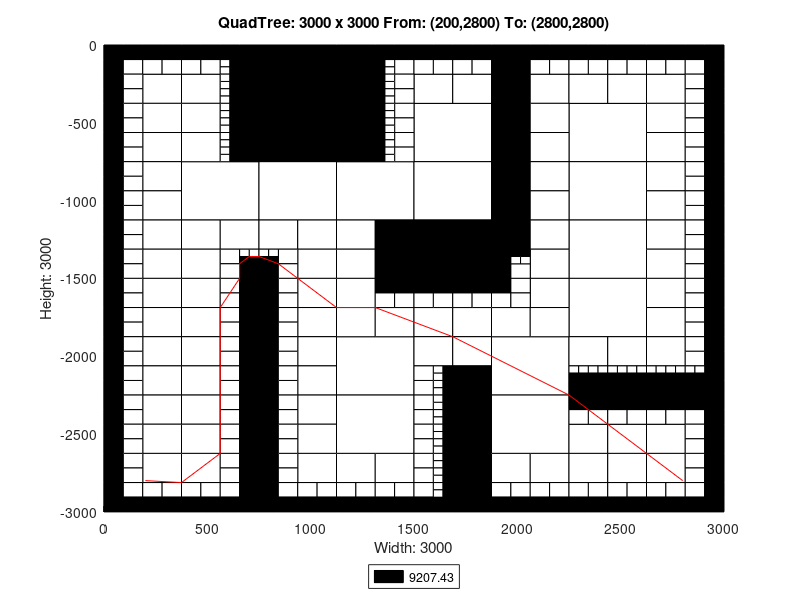

Source code (MATLAB):
axis([0 3000 -3000 0]);
title('QuadTree: 3000 x 3000 From: (200,2800) To: (2800,2800)');
xlabel('Width: 3000');
ylabel('Height: 3000');
rectangle('Position',[750 -375 375 375], 'FaceColor',[0 0 0]);
rectangle('Position',[750 -750 375 375], 'FaceColor',[0 0 0]);
rectangle('Position',[375 -1125 375 375], 'FaceColor',[1 1 1]);
rectangle('Position',[750 -1125 375 375], 'FaceColor',[1 1 1]);
rectangle('Position',[1125 -1125 375 375], 'FaceColor',[1 1 1]);
rectangle('Position',[1500 -750 375 375], 'FaceColor',[1 1 1]);
rectangle('Position',[2250 -750 375 375], 'FaceColor',[1 1 1]);
rectangle('Position',[1500 -1125 375 375], 'FaceColor',[1 1 1]);
rectangle('Position',[1500 -1500 375 375], 'FaceColor',[0 0 0]);
rectangle('Position',[2250 -1125 375 375], 'FaceColor',[1 1 1]);
rectangle('Position',[2250 -1500 375 375], 'FaceColor',[1 1 1]);
rectangle('Position',[1125 -2250 375 375], 'FaceColor',[1 1 1]);
rectangle('Position',[1125 -2625 375 375], 'FaceColor',[1 1 1]);
rectangle('Position',[1875 -2250 375 375], 'FaceColor',[1 1 1]);
rectangle('Position',[2250 -1875 375 375], 'FaceColor',[1 1 1]);
rectangle('Position',[1875 -2625 375 375], 'FaceColor',[1 1 1]);
rectangle('Position',[187.5 -375 187.5 187.5], 'FaceColor',[1 1 1]);
rectangle('Position',[375 -375 187.5 187.5], 'FaceColor',[1 1 1]);
rectangle('Position',[187.5 -562.5 187.5 187.5], 'FaceColor',[1 1 1]);
rectangle('Position',[187.5 -750 187.5 187.5], 'FaceColor',[1 1 1]);
rectangle('Position',[375 -562.5 187.5 187.5], 'FaceColor',[1 1 1]);
rectangle('Position',[375 -750 187.5 187.5], 'FaceColor',[1 1 1]);
rectangle('Position',[1125 -187.5 187.5 187.5], 'FaceColor',[0 0 0]);
rectangle('Position',[1125 -375 187.5 187.5], 'FaceColor',[0 0 0]);
rectangle('Position',[1125 -562.5 187.5 187.5], 'FaceColor',[0 0 0]);
rectangle('Position',[1125 -750 187.5 187.5], 'FaceColor',[0 0 0]);
rectangle('Position',[187.5 -937.5 187.5 187.5], 'FaceColor',[1 1 1]);
rectangle('Position',[187.5 -1125 187.5 187.5], 'FaceColor',[1 1 1]);
rectangle('Position',[187.5 -1312.5 187.5 187.5], 'FaceColor',[1 1 1]);
rectangle('Position',[187.5 -1500 187.5 187.5], 'FaceColor',[1 1 1]);
rectangle('Position',[375 -1312.5 187.5 187.5], 'FaceColor',[1 1 1]);
rectangle('Position',[562.5 -1312.5 187.5 187.5], 'FaceColor',[1 1 1]);
rectangle('Position',[375 -1500 187.5 187.5], 'FaceColor',[1 1 1]);
rectangle('Position',[750 -1312.5 187.5 187.5], 'FaceColor',[1 1 1]);
rectangle('Position',[937.5 -1312.5 187.5 187.5], 'FaceColor',[1 1 1]);
rectangle('Position',[937.5 -1500 187.5 187.5], 'FaceColor',[1 1 1]);
rectangle('Position',[1125 -1312.5 187.5 187.5], 'FaceColor',[1 1 1]);
rectangle('Position',[1312.5 -1312.5 187.5 187.5], 'FaceColor',[0 0 0]);
rectangle('Position',[1125 -1500 187.5 187.5], 'FaceColor',[1 1 1]);
rectangle('Position',[1312.5 -1500 187.5 187.5], 'FaceColor',[0 0 0]);
rectangle('Position',[1500 -375 187.5 187.5], 'FaceColor',[1 1 1]);
rectangle('Position',[1687.5 -375 187.5 187.5], 'FaceColor',[1 1 1]);
rectangle('Position',[1875 -187.5 187.5 187.5], 'FaceColor',[0 0 0]);
rectangle('Position',[1875 -375 187.5 187.5], 'FaceColor',[0 0 0]);
rectangle('Position',[2062.5 -375 187.5 187.5], 'FaceColor',[1 1 1]);
rectangle('Position',[1875 -562.5 187.5 187.5], 'FaceColor',[0 0 0]);
rectangle('Position',[2062.5 -562.5 187.5 187.5], 'FaceColor',[1 1 1]);
rectangle('Position',[1875 -750 187.5 187.5], 'FaceColor',[0 0 0]);
rectangle('Position',[2062.5 -750 187.5 187.5], 'FaceColor',[1 1 1]);
rectangle('Position',[2250 -375 187.5 187.5], 'FaceColor',[1 1 1]);
rectangle('Position',[2437.5 -375 187.5 187.5], 'FaceColor',[1 1 1]);
rectangle('Position',[2625 -375 187.5 187.5], 'FaceColor',[1 1 1]);
rectangle('Position',[2625 -562.5 187.5 187.5], 'FaceColor',[1 1 1]);
rectangle('Position',[2625 -750 187.5 187.5], 'FaceColor',[1 1 1]);
rectangle('Position',[1875 -937.5 187.5 187.5], 'FaceColor',[0 0 0]);
rectangle('Position',[2062.5 -937.5 187.5 187.5], 'FaceColor',[1 1 1]);
rectangle('Position',[1875 -1125 187.5 187.5], 'FaceColor',[0 0 0]);
rectangle('Position',[2062.5 -1125 187.5 187.5], 'FaceColor',[1 1 1]);
rectangle('Position',[1875 -1312.5 187.5 187.5], 'FaceColor',[0 0 0]);
rectangle('Position',[2062.5 -1312.5 187.5 187.5], 'FaceColor',[1 1 1]);
rectangle('Position',[2062.5 -1500 187.5 187.5], 'FaceColor',[1 1 1]);
rectangle('Position',[2625 -937.5 187.5 187.5], 'FaceColor',[1 1 1]);
rectangle('Position',[2625 -1125 187.5 187.5], 'FaceColor',[1 1 1]);
rectangle('Position',[2625 -1312.5 187.5 187.5], 'FaceColor',[1 1 1]);
rectangle('Position',[2625 -1500 187.5 187.5], 'FaceColor',[1 1 1]);
rectangle('Position',[187.5 -1687.5 187.5 187.5], 'FaceColor',[1 1 1]);
rectangle('Position',[187.5 -1875 187.5 187.5], 'FaceColor',[1 1 1]);
rectangle('Position',[375 -1687.5 187.5 187.5], 'FaceColor',[1 1 1]);
rectangle('Position',[375 -1875 187.5 187.5], 'FaceColor',[1 1 1]);
rectangle('Position',[187.5 -2062.5 187.5 187.5], 'FaceColor',[1 1 1]);
rectangle('Position',[187.5 -2250 187.5 187.5], 'FaceColor',[1 1 1]);
rectangle('Position',[375 -2062.5 187.5 187.5], 'FaceColor',[1 1 1]);
rectangle('Position',[375 -2250 187.5 187.5], 'FaceColor',[1 1 1]);
rectangle('Position',[937.5 -1687.5 187.5 187.5], 'FaceColor',[1 1 1]);
rectangle('Position',[937.5 -1875 187.5 187.5], 'FaceColor',[1 1 1]);
rectangle('Position',[1125 -1687.5 187.5 187.5], 'FaceColor',[1 1 1]);
rectangle('Position',[1125 -1875 187.5 187.5], 'FaceColor',[1 1 1]);
rectangle('Position',[1312.5 -1875 187.5 187.5], 'FaceColor',[1 1 1]);
rectangle('Position',[937.5 -2062.5 187.5 187.5], 'FaceColor',[1 1 1]);
rectangle('Position',[937.5 -2250 187.5 187.5], 'FaceColor',[1 1 1]);
rectangle('Position',[187.5 -2437.5 187.5 187.5], 'FaceColor',[1 1 1]);
rectangle('Position',[187.5 -2625 187.5 187.5], 'FaceColor',[1 1 1]);
rectangle('Position',[375 -2437.5 187.5 187.5], 'FaceColor',[1 1 1]);
rectangle('Position',[375 -2625 187.5 187.5], 'FaceColor',[1 1 1]);
rectangle('Position',[187.5 -2812.5 187.5 187.5], 'FaceColor',[1 1 1]);
rectangle('Position',[375 -2812.5 187.5 187.5], 'FaceColor',[1 1 1]);
rectangle('Position',[937.5 -2437.5 187.5 187.5], 'FaceColor',[1 1 1]);
rectangle('Position',[937.5 -2625 187.5 187.5], 'FaceColor',[1 1 1]);
rectangle('Position',[937.5 -2812.5 187.5 187.5], 'FaceColor',[1 1 1]);
rectangle('Position',[1125 -2812.5 187.5 187.5], 'FaceColor',[1 1 1]);
rectangle('Position',[1312.5 -2812.5 187.5 187.5], 'FaceColor',[1 1 1]);
rectangle('Position',[1500 -1875 187.5 187.5], 'FaceColor',[1 1 1]);
rectangle('Position',[1687.5 -1875 187.5 187.5], 'FaceColor',[1 1 1]);
rectangle('Position',[2062.5 -1687.5 187.5 187.5], 'FaceColor',[1 1 1]);
rectangle('Position',[1875 -1875 187.5 187.5], 'FaceColor',[1 1 1]);
rectangle('Position',[2062.5 -1875 187.5 187.5], 'FaceColor',[1 1 1]);
rectangle('Position',[1500 -2062.5 187.5 187.5], 'FaceColor',[1 1 1]);
rectangle('Position',[1687.5 -2062.5 187.5 187.5], 'FaceColor',[1 1 1]);
rectangle('Position',[1687.5 -2250 187.5 187.5], 'FaceColor',[0 0 0]);
rectangle('Position',[2625 -1687.5 187.5 187.5], 'FaceColor',[1 1 1]);
rectangle('Position',[2625 -1875 187.5 187.5], 'FaceColor',[1 1 1]);
rectangle('Position',[2250 -2062.5 187.5 187.5], 'FaceColor',[1 1 1]);
rectangle('Position',[2437.5 -2062.5 187.5 187.5], 'FaceColor',[1 1 1]);
rectangle('Position',[2625 -2062.5 187.5 187.5], 'FaceColor',[1 1 1]);
rectangle('Position',[1687.5 -2437.5 187.5 187.5], 'FaceColor',[0 0 0]);
rectangle('Position',[1687.5 -2625 187.5 187.5], 'FaceColor',[0 0 0]);
rectangle('Position',[1687.5 -2812.5 187.5 187.5], 'FaceColor',[0 0 0]);
rectangle('Position',[1687.5 -3000 187.5 187.5], 'FaceColor',[0 0 0]);
rectangle('Position',[1875 -2812.5 187.5 187.5], 'FaceColor',[1 1 1]);
rectangle('Position',[2062.5 -2812.5 187.5 187.5], 'FaceColor',[1 1 1]);
rectangle('Position',[2250 -2625 187.5 187.5], 'FaceColor',[1 1 1]);
rectangle('Position',[2437.5 -2625 187.5 187.5], 'FaceColor',[1 1 1]);
rectangle('Position',[2625 -2625 187.5 187.5], 'FaceColor',[1 1 1]);
rectangle('Position',[2250 -2812.5 187.5 187.5], 'FaceColor',[1 1 1]);
rectangle('Position',[2437.5 -2812.5 187.5 187.5], 'FaceColor',[1 1 1]);
rectangle('Position',[2625 -2812.5 187.5 187.5], 'FaceColor',[1 1 1]);
rectangle('Position',[0 -93.75 93.75 93.75], 'FaceColor',[0 0 0]);
rectangle('Position',[93.75 -93.75 93.75 93.75], 'FaceColor',[0 0 0]);
rectangle('Position',[0 -187.5 93.75 93.75], 'FaceColor',[0 0 0]);
rectangle('Position',[93.75 -187.5 93.75 93.75], 'FaceColor',[1 1 1]);
rectangle('Position',[187.5 -93.75 93.75 93.75], 'FaceColor',[0 0 0]);
rectangle('Position',[281.25 -93.75 93.75 93.75], 'FaceColor',[0 0 0]);
rectangle('Position',[187.5 -187.5 93.75 93.75], 'FaceColor',[1 1 1]);
rectangle('Position',[281.25 -187.5 93.75 93.75], 'FaceColor',[1 1 1]);
rectangle('Position',[0 -281.25 93.75 93.75], 'FaceColor',[0 0 0]);
rectangle('Position',[93.75 -281.25 93.75 93.75], 'FaceColor',[1 1 1]);
rectangle('Position',[0 -375 93.75 93.75], 'FaceColor',[0 0 0]);
rectangle('Position',[93.75 -375 93.75 93.75], 'FaceColor',[1 1 1]);
rectangle('Position',[375 -93.75 93.75 93.75], 'FaceColor',[0 0 0]);
rectangle('Position',[468.75 -93.75 93.75 93.75], 'FaceColor',[0 0 0]);
rectangle('Position',[375 -187.5 93.75 93.75], 'FaceColor',[1 1 1]);
rectangle('Position',[468.75 -187.5 93.75 93.75], 'FaceColor',[1 1 1]);
rectangle('Position',[562.5 -93.75 93.75 93.75], 'FaceColor',[0 0 0]);
rectangle('Position',[656.25 -93.75 93.75 93.75], 'FaceColor',[0 0 0]);
rectangle('Position',[656.25 -187.5 93.75 93.75], 'FaceColor',[0 0 0]);
rectangle('Position',[656.25 -281.25 93.75 93.75], 'FaceColor',[0 0 0]);
rectangle('Position',[656.25 -375 93.75 93.75], 'FaceColor',[0 0 0]);
rectangle('Position',[0 -468.75 93.75 93.75], 'FaceColor',[0 0 0]);
rectangle('Position',[93.75 -468.75 93.75 93.75], 'FaceColor',[1 1 1]);
rectangle('Position',[0 -562.5 93.75 93.75], 'FaceColor',[0 0 0]);
rectangle('Position',[93.75 -562.5 93.75 93.75], 'FaceColor',[1 1 1]);
rectangle('Position',[0 -656.25 93.75 93.75], 'FaceColor',[0 0 0]);
rectangle('Position',[93.75 -656.25 93.75 93.75], 'FaceColor',[1 1 1]);
rectangle('Position',[0 -750 93.75 93.75], 'FaceColor',[0 0 0]);
rectangle('Position',[93.75 -750 93.75 93.75], 'FaceColor',[1 1 1]);
rectangle('Position',[656.25 -468.75 93.75 93.75], 'FaceColor',[0 0 0]);
rectangle('Position',[656.25 -562.5 93.75 93.75], 'FaceColor',[0 0 0]);
rectangle('Position',[656.25 -656.25 93.75 93.75], 'FaceColor',[0 0 0]);
rectangle('Position',[656.25 -750 93.75 93.75], 'FaceColor',[0 0 0]);
rectangle('Position',[1312.5 -93.75 93.75 93.75], 'FaceColor',[0 0 0]);
rectangle('Position',[1406.25 -93.75 93.75 93.75], 'FaceColor',[0 0 0]);
rectangle('Position',[1406.25 -187.5 93.75 93.75], 'FaceColor',[1 1 1]);
rectangle('Position',[1406.25 -281.25 93.75 93.75], 'FaceColor',[1 1 1]);
rectangle('Position',[1406.25 -375 93.75 93.75], 'FaceColor',[1 1 1]);
rectangle('Position',[1406.25 -468.75 93.75 93.75], 'FaceColor',[1 1 1]);
rectangle('Position',[1406.25 -562.5 93.75 93.75], 'FaceColor',[1 1 1]);
rectangle('Position',[1406.25 -656.25 93.75 93.75], 'FaceColor',[1 1 1]);
rectangle('Position',[1406.25 -750 93.75 93.75], 'FaceColor',[1 1 1]);
rectangle('Position',[0 -843.75 93.75 93.75], 'FaceColor',[0 0 0]);
rectangle('Position',[93.75 -843.75 93.75 93.75], 'FaceColor',[1 1 1]);
rectangle('Position',[0 -937.5 93.75 93.75], 'FaceColor',[0 0 0]);
rectangle('Position',[93.75 -937.5 93.75 93.75], 'FaceColor',[1 1 1]);
rectangle('Position',[0 -1031.25 93.75 93.75], 'FaceColor',[0 0 0]);
rectangle('Position',[93.75 -1031.25 93.75 93.75], 'FaceColor',[1 1 1]);
rectangle('Position',[0 -1125 93.75 93.75], 'FaceColor',[0 0 0]);
rectangle('Position',[93.75 -1125 93.75 93.75], 'FaceColor',[1 1 1]);
rectangle('Position',[0 -1218.75 93.75 93.75], 'FaceColor',[0 0 0]);
rectangle('Position',[93.75 -1218.75 93.75 93.75], 'FaceColor',[1 1 1]);
rectangle('Position',[0 -1312.5 93.75 93.75], 'FaceColor',[0 0 0]);
rectangle('Position',[93.75 -1312.5 93.75 93.75], 'FaceColor',[1 1 1]);
rectangle('Position',[0 -1406.25 93.75 93.75], 'FaceColor',[0 0 0]);
rectangle('Position',[93.75 -1406.25 93.75 93.75], 'FaceColor',[1 1 1]);
rectangle('Position',[0 -1500 93.75 93.75], 'FaceColor',[0 0 0]);
rectangle('Position',[93.75 -1500 93.75 93.75], 'FaceColor',[1 1 1]);
rectangle('Position',[562.5 -1406.25 93.75 93.75], 'FaceColor',[1 1 1]);
rectangle('Position',[562.5 -1500 93.75 93.75], 'FaceColor',[1 1 1]);
rectangle('Position',[656.25 -1500 93.75 93.75], 'FaceColor',[0 0 0]);
rectangle('Position',[843.75 -1406.25 93.75 93.75], 'FaceColor',[1 1 1]);
rectangle('Position',[750 -1500 93.75 93.75], 'FaceColor',[0 0 0]);
rectangle('Position',[843.75 -1500 93.75 93.75], 'FaceColor',[1 1 1]);
rectangle('Position',[1500 -93.75 93.75 93.75], 'FaceColor',[0 0 0]);
rectangle('Position',[1593.75 -93.75 93.75 93.75], 'FaceColor',[0 0 0]);
rectangle('Position',[1500 -187.5 93.75 93.75], 'FaceColor',[1 1 1]);
rectangle('Position',[1593.75 -187.5 93.75 93.75], 'FaceColor',[1 1 1]);
rectangle('Position',[1687.5 -93.75 93.75 93.75], 'FaceColor',[0 0 0]);
rectangle('Position',[1781.25 -93.75 93.75 93.75], 'FaceColor',[0 0 0]);
rectangle('Position',[1687.5 -187.5 93.75 93.75], 'FaceColor',[1 1 1]);
rectangle('Position',[1781.25 -187.5 93.75 93.75], 'FaceColor',[1 1 1]);
rectangle('Position',[2062.5 -93.75 93.75 93.75], 'FaceColor',[0 0 0]);
rectangle('Position',[2156.25 -93.75 93.75 93.75], 'FaceColor',[0 0 0]);
rectangle('Position',[2062.5 -187.5 93.75 93.75], 'FaceColor',[1 1 1]);
rectangle('Position',[2156.25 -187.5 93.75 93.75], 'FaceColor',[1 1 1]);
rectangle('Position',[2250 -93.75 93.75 93.75], 'FaceColor',[0 0 0]);
rectangle('Position',[2343.75 -93.75 93.75 93.75], 'FaceColor',[0 0 0]);
rectangle('Position',[2250 -187.5 93.75 93.75], 'FaceColor',[1 1 1]);
rectangle('Position',[2343.75 -187.5 93.75 93.75], 'FaceColor',[1 1 1]);
rectangle('Position',[2437.5 -93.75 93.75 93.75], 'FaceColor',[0 0 0]);
rectangle('Position',[2531.25 -93.75 93.75 93.75], 'FaceColor',[0 0 0]);
rectangle('Position',[2437.5 -187.5 93.75 93.75], 'FaceColor',[1 1 1]);
rectangle('Position',[2531.25 -187.5 93.75 93.75], 'FaceColor',[1 1 1]);
rectangle('Position',[2625 -93.75 93.75 93.75], 'FaceColor',[0 0 0]);
rectangle('Position',[2718.75 -93.75 93.75 93.75], 'FaceColor',[0 0 0]);
rectangle('Position',[2625 -187.5 93.75 93.75], 'FaceColor',[1 1 1]);
rectangle('Position',[2718.75 -187.5 93.75 93.75], 'FaceColor',[1 1 1]);
rectangle('Position',[2812.5 -93.75 93.75 93.75], 'FaceColor',[0 0 0]);
rectangle('Position',[2906.25 -93.75 93.75 93.75], 'FaceColor',[0 0 0]);
rectangle('Position',[2812.5 -187.5 93.75 93.75], 'FaceColor',[1 1 1]);
rectangle('Position',[2906.25 -187.5 93.75 93.75], 'FaceColor',[0 0 0]);
rectangle('Position',[2812.5 -281.25 93.75 93.75], 'FaceColor',[1 1 1]);
rectangle('Position',[2906.25 -281.25 93.75 93.75], 'FaceColor',[0 0 0]);
rectangle('Position',[2812.5 -375 93.75 93.75], 'FaceColor',[1 1 1]);
rectangle('Position',[2906.25 -375 93.75 93.75], 'FaceColor',[0 0 0]);
rectangle('Position',[2812.5 -468.75 93.75 93.75], 'FaceColor',[1 1 1]);
rectangle('Position',[2906.25 -468.75 93.75 93.75], 'FaceColor',[0 0 0]);
rectangle('Position',[2812.5 -562.5 93.75 93.75], 'FaceColor',[1 1 1]);
rectangle('Position',[2906.25 -562.5 93.75 93.75], 'FaceColor',[0 0 0]);
rectangle('Position',[2812.5 -656.25 93.75 93.75], 'FaceColor',[1 1 1]);
rectangle('Position',[2906.25 -656.25 93.75 93.75], 'FaceColor',[0 0 0]);
rectangle('Position',[2812.5 -750 93.75 93.75], 'FaceColor',[1 1 1]);
rectangle('Position',[2906.25 -750 93.75 93.75], 'FaceColor',[0 0 0]);
rectangle('Position',[1875 -1406.25 93.75 93.75], 'FaceColor',[0 0 0]);
rectangle('Position',[1875 -1500 93.75 93.75], 'FaceColor',[0 0 0]);
rectangle('Position',[1968.75 -1500 93.75 93.75], 'FaceColor',[1 1 1]);
rectangle('Position',[2812.5 -843.75 93.75 93.75], 'FaceColor',[1 1 1]);
rectangle('Position',[2906.25 -843.75 93.75 93.75], 'FaceColor',[0 0 0]);
rectangle('Position',[2812.5 -937.5 93.75 93.75], 'FaceColor',[1 1 1]);
rectangle('Position',[2906.25 -937.5 93.75 93.75], 'FaceColor',[0 0 0]);
rectangle('Position',[2812.5 -1031.25 93.75 93.75], 'FaceColor',[1 1 1]);
rectangle('Position',[2906.25 -1031.25 93.75 93.75], 'FaceColor',[0 0 0]);
rectangle('Position',[2812.5 -1125 93.75 93.75], 'FaceColor',[1 1 1]);
rectangle('Position',[2906.25 -1125 93.75 93.75], 'FaceColor',[0 0 0]);
rectangle('Position',[2812.5 -1218.75 93.75 93.75], 'FaceColor',[1 1 1]);
rectangle('Position',[2906.25 -1218.75 93.75 93.75], 'FaceColor',[0 0 0]);
rectangle('Position',[2812.5 -1312.5 93.75 93.75], 'FaceColor',[1 1 1]);
rectangle('Position',[2906.25 -1312.5 93.75 93.75], 'FaceColor',[0 0 0]);
rectangle('Position',[2812.5 -1406.25 93.75 93.75], 'FaceColor',[1 1 1]);
rectangle('Position',[2906.25 -1406.25 93.75 93.75], 'FaceColor',[0 0 0]);
rectangle('Position',[2812.5 -1500 93.75 93.75], 'FaceColor',[1 1 1]);
rectangle('Position',[2906.25 -1500 93.75 93.75], 'FaceColor',[0 0 0]);
rectangle('Position',[0 -1593.75 93.75 93.75], 'FaceColor',[0 0 0]);
rectangle('Position',[93.75 -1593.75 93.75 93.75], 'FaceColor',[1 1 1]);
rectangle('Position',[0 -1687.5 93.75 93.75], 'FaceColor',[0 0 0]);
rectangle('Position',[93.75 -1687.5 93.75 93.75], 'FaceColor',[1 1 1]);
rectangle('Position',[0 -1781.25 93.75 93.75], 'FaceColor',[0 0 0]);
rectangle('Position',[93.75 -1781.25 93.75 93.75], 'FaceColor',[1 1 1]);
rectangle('Position',[0 -1875 93.75 93.75], 'FaceColor',[0 0 0]);
rectangle('Position',[93.75 -1875 93.75 93.75], 'FaceColor',[1 1 1]);
rectangle('Position',[562.5 -1593.75 93.75 93.75], 'FaceColor',[1 1 1]);
rectangle('Position',[656.25 -1593.75 93.75 93.75], 'FaceColor',[0 0 0]);
rectangle('Position',[562.5 -1687.5 93.75 93.75], 'FaceColor',[1 1 1]);
rectangle('Position',[656.25 -1687.5 93.75 93.75], 'FaceColor',[0 0 0]);
rectangle('Position',[562.5 -1781.25 93.75 93.75], 'FaceColor',[1 1 1]);
rectangle('Position',[656.25 -1781.25 93.75 93.75], 'FaceColor',[0 0 0]);
rectangle('Position',[562.5 -1875 93.75 93.75], 'FaceColor',[1 1 1]);
rectangle('Position',[656.25 -1875 93.75 93.75], 'FaceColor',[0 0 0]);
rectangle('Position',[0 -1968.75 93.75 93.75], 'FaceColor',[0 0 0]);
rectangle('Position',[93.75 -1968.75 93.75 93.75], 'FaceColor',[1 1 1]);
rectangle('Position',[0 -2062.5 93.75 93.75], 'FaceColor',[0 0 0]);
rectangle('Position',[93.75 -2062.5 93.75 93.75], 'FaceColor',[1 1 1]);
rectangle('Position',[0 -2156.25 93.75 93.75], 'FaceColor',[0 0 0]);
rectangle('Position',[93.75 -2156.25 93.75 93.75], 'FaceColor',[1 1 1]);
rectangle('Position',[0 -2250 93.75 93.75], 'FaceColor',[0 0 0]);
rectangle('Position',[93.75 -2250 93.75 93.75], 'FaceColor',[1 1 1]);
rectangle('Position',[562.5 -1968.75 93.75 93.75], 'FaceColor',[1 1 1]);
rectangle('Position',[656.25 -1968.75 93.75 93.75], 'FaceColor',[0 0 0]);
rectangle('Position',[562.5 -2062.5 93.75 93.75], 'FaceColor',[1 1 1]);
rectangle('Position',[656.25 -2062.5 93.75 93.75], 'FaceColor',[0 0 0]);
rectangle('Position',[562.5 -2156.25 93.75 93.75], 'FaceColor',[1 1 1]);
rectangle('Position',[656.25 -2156.25 93.75 93.75], 'FaceColor',[0 0 0]);
rectangle('Position',[562.5 -2250 93.75 93.75], 'FaceColor',[1 1 1]);
rectangle('Position',[656.25 -2250 93.75 93.75], 'FaceColor',[0 0 0]);
rectangle('Position',[750 -1593.75 93.75 93.75], 'FaceColor',[0 0 0]);
rectangle('Position',[843.75 -1593.75 93.75 93.75], 'FaceColor',[1 1 1]);
rectangle('Position',[750 -1687.5 93.75 93.75], 'FaceColor',[0 0 0]);
rectangle('Position',[843.75 -1687.5 93.75 93.75], 'FaceColor',[1 1 1]);
rectangle('Position',[750 -1781.25 93.75 93.75], 'FaceColor',[0 0 0]);
rectangle('Position',[843.75 -1781.25 93.75 93.75], 'FaceColor',[1 1 1]);
rectangle('Position',[750 -1875 93.75 93.75], 'FaceColor',[0 0 0]);
rectangle('Position',[843.75 -1875 93.75 93.75], 'FaceColor',[1 1 1]);
rectangle('Position',[1312.5 -1593.75 93.75 93.75], 'FaceColor',[0 0 0]);
rectangle('Position',[1406.25 -1593.75 93.75 93.75], 'FaceColor',[0 0 0]);
rectangle('Position',[1312.5 -1687.5 93.75 93.75], 'FaceColor',[1 1 1]);
rectangle('Position',[1406.25 -1687.5 93.75 93.75], 'FaceColor',[1 1 1]);
rectangle('Position',[750 -1968.75 93.75 93.75], 'FaceColor',[0 0 0]);
rectangle('Position',[843.75 -1968.75 93.75 93.75], 'FaceColor',[1 1 1]);
rectangle('Position',[750 -2062.5 93.75 93.75], 'FaceColor',[0 0 0]);
rectangle('Position',[843.75 -2062.5 93.75 93.75], 'FaceColor',[1 1 1]);
rectangle('Position',[750 -2156.25 93.75 93.75], 'FaceColor',[0 0 0]);
rectangle('Position',[843.75 -2156.25 93.75 93.75], 'FaceColor',[1 1 1]);
rectangle('Position',[750 -2250 93.75 93.75], 'FaceColor',[0 0 0]);
rectangle('Position',[843.75 -2250 93.75 93.75], 'FaceColor',[1 1 1]);
rectangle('Position',[0 -2343.75 93.75 93.75], 'FaceColor',[0 0 0]);
rectangle('Position',[93.75 -2343.75 93.75 93.75], 'FaceColor',[1 1 1]);
rectangle('Position',[0 -2437.5 93.75 93.75], 'FaceColor',[0 0 0]);
rectangle('Position',[93.75 -2437.5 93.75 93.75], 'FaceColor',[1 1 1]);
rectangle('Position',[0 -2531.25 93.75 93.75], 'FaceColor',[0 0 0]);
rectangle('Position',[93.75 -2531.25 93.75 93.75], 'FaceColor',[1 1 1]);
rectangle('Position',[0 -2625 93.75 93.75], 'FaceColor',[0 0 0]);
rectangle('Position',[93.75 -2625 93.75 93.75], 'FaceColor',[1 1 1]);
rectangle('Position',[562.5 -2343.75 93.75 93.75], 'FaceColor',[1 1 1]);
rectangle('Position',[656.25 -2343.75 93.75 93.75], 'FaceColor',[0 0 0]);
rectangle('Position',[562.5 -2437.5 93.75 93.75], 'FaceColor',[1 1 1]);
rectangle('Position',[656.25 -2437.5 93.75 93.75], 'FaceColor',[0 0 0]);
rectangle('Position',[562.5 -2531.25 93.75 93.75], 'FaceColor',[1 1 1]);
rectangle('Position',[656.25 -2531.25 93.75 93.75], 'FaceColor',[0 0 0]);
rectangle('Position',[562.5 -2625 93.75 93.75], 'FaceColor',[1 1 1]);
rectangle('Position',[656.25 -2625 93.75 93.75], 'FaceColor',[0 0 0]);
rectangle('Position',[0 -2718.75 93.75 93.75], 'FaceColor',[0 0 0]);
rectangle('Position',[93.75 -2718.75 93.75 93.75], 'FaceColor',[1 1 1]);
rectangle('Position',[0 -2812.5 93.75 93.75], 'FaceColor',[0 0 0]);
rectangle('Position',[93.75 -2812.5 93.75 93.75], 'FaceColor',[1 1 1]);
rectangle('Position',[0 -2906.25 93.75 93.75], 'FaceColor',[0 0 0]);
rectangle('Position',[93.75 -2906.25 93.75 93.75], 'FaceColor',[1 1 1]);
rectangle('Position',[0 -3000 93.75 93.75], 'FaceColor',[0 0 0]);
rectangle('Position',[93.75 -3000 93.75 93.75], 'FaceColor',[0 0 0]);
rectangle('Position',[187.5 -2906.25 93.75 93.75], 'FaceColor',[1 1 1]);
rectangle('Position',[281.25 -2906.25 93.75 93.75], 'FaceColor',[1 1 1]);
rectangle('Position',[187.5 -3000 93.75 93.75], 'FaceColor',[0 0 0]);
rectangle('Position',[281.25 -3000 93.75 93.75], 'FaceColor',[0 0 0]);
rectangle('Position',[562.5 -2718.75 93.75 93.75], 'FaceColor',[1 1 1]);
rectangle('Position',[656.25 -2718.75 93.75 93.75], 'FaceColor',[0 0 0]);
rectangle('Position',[562.5 -2812.5 93.75 93.75], 'FaceColor',[1 1 1]);
rectangle('Position',[656.25 -2812.5 93.75 93.75], 'FaceColor',[0 0 0]);
rectangle('Position',[375 -2906.25 93.75 93.75], 'FaceColor',[1 1 1]);
rectangle('Position',[468.75 -2906.25 93.75 93.75], 'FaceColor',[1 1 1]);
rectangle('Position',[375 -3000 93.75 93.75], 'FaceColor',[0 0 0]);
rectangle('Position',[468.75 -3000 93.75 93.75], 'FaceColor',[0 0 0]);
rectangle('Position',[562.5 -2906.25 93.75 93.75], 'FaceColor',[1 1 1]);
rectangle('Position',[656.25 -2906.25 93.75 93.75], 'FaceColor',[0 0 0]);
rectangle('Position',[562.5 -3000 93.75 93.75], 'FaceColor',[0 0 0]);
rectangle('Position',[656.25 -3000 93.75 93.75], 'FaceColor',[0 0 0]);
rectangle('Position',[750 -2343.75 93.75 93.75], 'FaceColor',[0 0 0]);
rectangle('Position',[843.75 -2343.75 93.75 93.75], 'FaceColor',[1 1 1]);
rectangle('Position',[750 -2437.5 93.75 93.75], 'FaceColor',[0 0 0]);
rectangle('Position',[843.75 -2437.5 93.75 93.75], 'FaceColor',[1 1 1]);
rectangle('Position',[750 -2531.25 93.75 93.75], 'FaceColor',[0 0 0]);
rectangle('Position',[843.75 -2531.25 93.75 93.75], 'FaceColor',[1 1 1]);
rectangle('Position',[750 -2625 93.75 93.75], 'FaceColor',[0 0 0]);
rectangle('Position',[843.75 -2625 93.75 93.75], 'FaceColor',[1 1 1]);
rectangle('Position',[750 -2718.75 93.75 93.75], 'FaceColor',[0 0 0]);
rectangle('Position',[843.75 -2718.75 93.75 93.75], 'FaceColor',[1 1 1]);
rectangle('Position',[750 -2812.5 93.75 93.75], 'FaceColor',[0 0 0]);
rectangle('Position',[843.75 -2812.5 93.75 93.75], 'FaceColor',[1 1 1]);
rectangle('Position',[750 -2906.25 93.75 93.75], 'FaceColor',[0 0 0]);
rectangle('Position',[843.75 -2906.25 93.75 93.75], 'FaceColor',[1 1 1]);
rectangle('Position',[750 -3000 93.75 93.75], 'FaceColor',[0 0 0]);
rectangle('Position',[843.75 -3000 93.75 93.75], 'FaceColor',[0 0 0]);
rectangle('Position',[937.5 -2906.25 93.75 93.75], 'FaceColor',[1 1 1]);
rectangle('Position',[1031.25 -2906.25 93.75 93.75], 'FaceColor',[1 1 1]);
rectangle('Position',[937.5 -3000 93.75 93.75], 'FaceColor',[0 0 0]);
rectangle('Position',[1031.25 -3000 93.75 93.75], 'FaceColor',[0 0 0]);
rectangle('Position',[1125 -2906.25 93.75 93.75], 'FaceColor',[1 1 1]);
rectangle('Position',[1218.75 -2906.25 93.75 93.75], 'FaceColor',[1 1 1]);
rectangle('Position',[1125 -3000 93.75 93.75], 'FaceColor',[0 0 0]);
rectangle('Position',[1218.75 -3000 93.75 93.75], 'FaceColor',[0 0 0]);
rectangle('Position',[1312.5 -2906.25 93.75 93.75], 'FaceColor',[1 1 1]);
rectangle('Position',[1406.25 -2906.25 93.75 93.75], 'FaceColor',[1 1 1]);
rectangle('Position',[1312.5 -3000 93.75 93.75], 'FaceColor',[0 0 0]);
rectangle('Position',[1406.25 -3000 93.75 93.75], 'FaceColor',[0 0 0]);
rectangle('Position',[1500 -1593.75 93.75 93.75], 'FaceColor',[0 0 0]);
rectangle('Position',[1593.75 -1593.75 93.75 93.75], 'FaceColor',[0 0 0]);
rectangle('Position',[1500 -1687.5 93.75 93.75], 'FaceColor',[1 1 1]);
rectangle('Position',[1593.75 -1687.5 93.75 93.75], 'FaceColor',[1 1 1]);
rectangle('Position',[1687.5 -1593.75 93.75 93.75], 'FaceColor',[0 0 0]);
rectangle('Position',[1781.25 -1593.75 93.75 93.75], 'FaceColor',[0 0 0]);
rectangle('Position',[1687.5 -1687.5 93.75 93.75], 'FaceColor',[1 1 1]);
rectangle('Position',[1781.25 -1687.5 93.75 93.75], 'FaceColor',[1 1 1]);
rectangle('Position',[1875 -1593.75 93.75 93.75], 'FaceColor',[0 0 0]);
rectangle('Position',[1968.75 -1593.75 93.75 93.75], 'FaceColor',[1 1 1]);
rectangle('Position',[1875 -1687.5 93.75 93.75], 'FaceColor',[1 1 1]);
rectangle('Position',[1968.75 -1687.5 93.75 93.75], 'FaceColor',[1 1 1]);
rectangle('Position',[1500 -2156.25 93.75 93.75], 'FaceColor',[1 1 1]);
rectangle('Position',[1500 -2250 93.75 93.75], 'FaceColor',[1 1 1]);
rectangle('Position',[2812.5 -1593.75 93.75 93.75], 'FaceColor',[1 1 1]);
rectangle('Position',[2906.25 -1593.75 93.75 93.75], 'FaceColor',[0 0 0]);
rectangle('Position',[2812.5 -1687.5 93.75 93.75], 'FaceColor',[1 1 1]);
rectangle('Position',[2906.25 -1687.5 93.75 93.75], 'FaceColor',[0 0 0]);
rectangle('Position',[2812.5 -1781.25 93.75 93.75], 'FaceColor',[1 1 1]);
rectangle('Position',[2906.25 -1781.25 93.75 93.75], 'FaceColor',[0 0 0]);
rectangle('Position',[2812.5 -1875 93.75 93.75], 'FaceColor',[1 1 1]);
rectangle('Position',[2906.25 -1875 93.75 93.75], 'FaceColor',[0 0 0]);
rectangle('Position',[2250 -2250 93.75 93.75], 'FaceColor',[0 0 0]);
rectangle('Position',[2343.75 -2250 93.75 93.75], 'FaceColor',[0 0 0]);
rectangle('Position',[2437.5 -2250 93.75 93.75], 'FaceColor',[0 0 0]);
rectangle('Position',[2531.25 -2250 93.75 93.75], 'FaceColor',[0 0 0]);
rectangle('Position',[2812.5 -1968.75 93.75 93.75], 'FaceColor',[1 1 1]);
rectangle('Position',[2906.25 -1968.75 93.75 93.75], 'FaceColor',[0 0 0]);
rectangle('Position',[2812.5 -2062.5 93.75 93.75], 'FaceColor',[1 1 1]);
rectangle('Position',[2906.25 -2062.5 93.75 93.75], 'FaceColor',[0 0 0]);
rectangle('Position',[2625 -2250 93.75 93.75], 'FaceColor',[0 0 0]);
rectangle('Position',[2718.75 -2250 93.75 93.75], 'FaceColor',[0 0 0]);
rectangle('Position',[2906.25 -2156.25 93.75 93.75], 'FaceColor',[0 0 0]);
rectangle('Position',[2812.5 -2250 93.75 93.75], 'FaceColor',[0 0 0]);
rectangle('Position',[2906.25 -2250 93.75 93.75], 'FaceColor',[0 0 0]);
rectangle('Position',[1500 -2343.75 93.75 93.75], 'FaceColor',[1 1 1]);
rectangle('Position',[1500 -2437.5 93.75 93.75], 'FaceColor',[1 1 1]);
rectangle('Position',[1500 -2531.25 93.75 93.75], 'FaceColor',[1 1 1]);
rectangle('Position',[1500 -2625 93.75 93.75], 'FaceColor',[1 1 1]);
rectangle('Position',[1500 -2718.75 93.75 93.75], 'FaceColor',[1 1 1]);
rectangle('Position',[1500 -2812.5 93.75 93.75], 'FaceColor',[1 1 1]);
rectangle('Position',[1500 -2906.25 93.75 93.75], 'FaceColor',[1 1 1]);
rectangle('Position',[1500 -3000 93.75 93.75], 'FaceColor',[0 0 0]);
rectangle('Position',[1593.75 -3000 93.75 93.75], 'FaceColor',[0 0 0]);
rectangle('Position',[1875 -2906.25 93.75 93.75], 'FaceColor',[1 1 1]);
rectangle('Position',[1968.75 -2906.25 93.75 93.75], 'FaceColor',[1 1 1]);
rectangle('Position',[1875 -3000 93.75 93.75], 'FaceColor',[0 0 0]);
rectangle('Position',[1968.75 -3000 93.75 93.75], 'FaceColor',[0 0 0]);
rectangle('Position',[2062.5 -2906.25 93.75 93.75], 'FaceColor',[1 1 1]);
rectangle('Position',[2156.25 -2906.25 93.75 93.75], 'FaceColor',[1 1 1]);
rectangle('Position',[2062.5 -3000 93.75 93.75], 'FaceColor',[0 0 0]);
rectangle('Position',[2156.25 -3000 93.75 93.75], 'FaceColor',[0 0 0]);
rectangle('Position',[2250 -2343.75 93.75 93.75], 'FaceColor',[0 0 0]);
rectangle('Position',[2343.75 -2343.75 93.75 93.75], 'FaceColor',[0 0 0]);
rectangle('Position',[2250 -2437.5 93.75 93.75], 'FaceColor',[1 1 1]);
rectangle('Position',[2343.75 -2437.5 93.75 93.75], 'FaceColor',[1 1 1]);
rectangle('Position',[2437.5 -2343.75 93.75 93.75], 'FaceColor',[0 0 0]);
rectangle('Position',[2531.25 -2343.75 93.75 93.75], 'FaceColor',[0 0 0]);
rectangle('Position',[2437.5 -2437.5 93.75 93.75], 'FaceColor',[1 1 1]);
rectangle('Position',[2531.25 -2437.5 93.75 93.75], 'FaceColor',[1 1 1]);
rectangle('Position',[2625 -2343.75 93.75 93.75], 'FaceColor',[0 0 0]);
rectangle('Position',[2718.75 -2343.75 93.75 93.75], 'FaceColor',[0 0 0]);
rectangle('Position',[2625 -2437.5 93.75 93.75], 'FaceColor',[1 1 1]);
rectangle('Position',[2718.75 -2437.5 93.75 93.75], 'FaceColor',[1 1 1]);
rectangle('Position',[2812.5 -2343.75 93.75 93.75], 'FaceColor',[0 0 0]);
rectangle('Position',[2906.25 -2343.75 93.75 93.75], 'FaceColor',[0 0 0]);
rectangle('Position',[2812.5 -2437.5 93.75 93.75], 'FaceColor',[1 1 1]);
rectangle('Position',[2906.25 -2437.5 93.75 93.75], 'FaceColor',[0 0 0]);
rectangle('Position',[2812.5 -2531.25 93.75 93.75], 'FaceColor',[1 1 1]);
rectangle('Position',[2906.25 -2531.25 93.75 93.75], 'FaceColor',[0 0 0]);
rectangle('Position',[2812.5 -2625 93.75 93.75], 'FaceColor',[1 1 1]);
rectangle('Position',[2906.25 -2625 93.75 93.75], 'FaceColor',[0 0 0]);
rectangle('Position',[2250 -2906.25 93.75 93.75], 'FaceColor',[1 1 1]);
rectangle('Position',[2343.75 -2906.25 93.75 93.75], 'FaceColor',[1 1 1]);
rectangle('Position',[2250 -3000 93.75 93.75], 'FaceColor',[0 0 0]);
rectangle('Position',[2343.75 -3000 93.75 93.75], 'FaceColor',[0 0 0]);
rectangle('Position',[2437.5 -2906.25 93.75 93.75], 'FaceColor',[1 1 1]);
rectangle('Position',[2531.25 -2906.25 93.75 93.75], 'FaceColor',[1 1 1]);
rectangle('Position',[2437.5 -3000 93.75 93.75], 'FaceColor',[0 0 0]);
rectangle('Position',[2531.25 -3000 93.75 93.75], 'FaceColor',[0 0 0]);
rectangle('Position',[2812.5 -2718.75 93.75 93.75], 'FaceColor',[1 1 1]);
rectangle('Position',[2906.25 -2718.75 93.75 93.75], 'FaceColor',[0 0 0]);
rectangle('Position',[2812.5 -2812.5 93.75 93.75], 'FaceColor',[1 1 1]);
rectangle('Position',[2906.25 -2812.5 93.75 93.75], 'FaceColor',[0 0 0]);
rectangle('Position',[2625 -2906.25 93.75 93.75], 'FaceColor',[1 1 1]);
rectangle('Position',[2718.75 -2906.25 93.75 93.75], 'FaceColor',[1 1 1]);
rectangle('Position',[2625 -3000 93.75 93.75], 'FaceColor',[0 0 0]);
rectangle('Position',[2718.75 -3000 93.75 93.75], 'FaceColor',[0 0 0]);
rectangle('Position',[2812.5 -2906.25 93.75 93.75], 'FaceColor',[1 1 1]);
rectangle('Position',[2906.25 -2906.25 93.75 93.75], 'FaceColor',[0 0 0]);
rectangle('Position',[2812.5 -3000 93.75 93.75], 'FaceColor',[0 0 0]);
rectangle('Position',[2906.25 -3000 93.75 93.75], 'FaceColor',[0 0 0]);
rectangle('Position',[562.5 -140.625 46.875 46.875], 'FaceColor',[1 1 1]);
rectangle('Position',[609.375 -140.625 46.875 46.875], 'FaceColor',[0 0 0]);
rectangle('Position',[562.5 -187.5 46.875 46.875], 'FaceColor',[1 1 1]);
rectangle('Position',[609.375 -187.5 46.875 46.875], 'FaceColor',[0 0 0]);
rectangle('Position',[562.5 -234.375 46.875 46.875], 'FaceColor',[1 1 1]);
rectangle('Position',[609.375 -234.375 46.875 46.875], 'FaceColor',[0 0 0]);
rectangle('Position',[562.5 -281.25 46.875 46.875], 'FaceColor',[1 1 1]);
rectangle('Position',[609.375 -281.25 46.875 46.875], 'FaceColor',[0 0 0]);
rectangle('Position',[562.5 -328.125 46.875 46.875], 'FaceColor',[1 1 1]);
rectangle('Position',[609.375 -328.125 46.875 46.875], 'FaceColor',[0 0 0]);
rectangle('Position',[562.5 -375 46.875 46.875], 'FaceColor',[1 1 1]);
rectangle('Position',[609.375 -375 46.875 46.875], 'FaceColor',[0 0 0]);
rectangle('Position',[562.5 -421.875 46.875 46.875], 'FaceColor',[1 1 1]);
rectangle('Position',[609.375 -421.875 46.875 46.875], 'FaceColor',[0 0 0]);
rectangle('Position',[562.5 -468.75 46.875 46.875], 'FaceColor',[1 1 1]);
rectangle('Position',[609.375 -468.75 46.875 46.875], 'FaceColor',[0 0 0]);
rectangle('Position',[562.5 -515.625 46.875 46.875], 'FaceColor',[1 1 1]);
rectangle('Position',[609.375 -515.625 46.875 46.875], 'FaceColor',[0 0 0]);
rectangle('Position',[562.5 -562.5 46.875 46.875], 'FaceColor',[1 1 1]);
rectangle('Position',[609.375 -562.5 46.875 46.875], 'FaceColor',[0 0 0]);
rectangle('Position',[562.5 -609.375 46.875 46.875], 'FaceColor',[1 1 1]);
rectangle('Position',[609.375 -609.375 46.875 46.875], 'FaceColor',[0 0 0]);
rectangle('Position',[562.5 -656.25 46.875 46.875], 'FaceColor',[1 1 1]);
rectangle('Position',[609.375 -656.25 46.875 46.875], 'FaceColor',[0 0 0]);
rectangle('Position',[562.5 -703.125 46.875 46.875], 'FaceColor',[1 1 1]);
rectangle('Position',[609.375 -703.125 46.875 46.875], 'FaceColor',[0 0 0]);
rectangle('Position',[562.5 -750 46.875 46.875], 'FaceColor',[1 1 1]);
rectangle('Position',[609.375 -750 46.875 46.875], 'FaceColor',[0 0 0]);
rectangle('Position',[1312.5 -140.625 46.875 46.875], 'FaceColor',[0 0 0]);
rectangle('Position',[1359.38 -140.625 46.875 46.875], 'FaceColor',[1 1 1]);
rectangle('Position',[1312.5 -187.5 46.875 46.875], 'FaceColor',[0 0 0]);
rectangle('Position',[1359.38 -187.5 46.875 46.875], 'FaceColor',[1 1 1]);
rectangle('Position',[1312.5 -234.375 46.875 46.875], 'FaceColor',[0 0 0]);
rectangle('Position',[1359.38 -234.375 46.875 46.875], 'FaceColor',[1 1 1]);
rectangle('Position',[1312.5 -281.25 46.875 46.875], 'FaceColor',[0 0 0]);
rectangle('Position',[1359.38 -281.25 46.875 46.875], 'FaceColor',[1 1 1]);
rectangle('Position',[1312.5 -328.125 46.875 46.875], 'FaceColor',[0 0 0]);
rectangle('Position',[1359.38 -328.125 46.875 46.875], 'FaceColor',[1 1 1]);
rectangle('Position',[1312.5 -375 46.875 46.875], 'FaceColor',[0 0 0]);
rectangle('Position',[1359.38 -375 46.875 46.875], 'FaceColor',[1 1 1]);
rectangle('Position',[1312.5 -421.875 46.875 46.875], 'FaceColor',[0 0 0]);
rectangle('Position',[1359.38 -421.875 46.875 46.875], 'FaceColor',[1 1 1]);
rectangle('Position',[1312.5 -468.75 46.875 46.875], 'FaceColor',[0 0 0]);
rectangle('Position',[1359.38 -468.75 46.875 46.875], 'FaceColor',[1 1 1]);
rectangle('Position',[1312.5 -515.625 46.875 46.875], 'FaceColor',[0 0 0]);
rectangle('Position',[1359.38 -515.625 46.875 46.875], 'FaceColor',[1 1 1]);
rectangle('Position',[1312.5 -562.5 46.875 46.875], 'FaceColor',[0 0 0]);
rectangle('Position',[1359.38 -562.5 46.875 46.875], 'FaceColor',[1 1 1]);
rectangle('Position',[1312.5 -609.375 46.875 46.875], 'FaceColor',[0 0 0]);
rectangle('Position',[1359.38 -609.375 46.875 46.875], 'FaceColor',[1 1 1]);
rectangle('Position',[1312.5 -656.25 46.875 46.875], 'FaceColor',[0 0 0]);
rectangle('Position',[1359.38 -656.25 46.875 46.875], 'FaceColor',[1 1 1]);
rectangle('Position',[1312.5 -703.125 46.875 46.875], 'FaceColor',[0 0 0]);
rectangle('Position',[1359.38 -703.125 46.875 46.875], 'FaceColor',[1 1 1]);
rectangle('Position',[1312.5 -750 46.875 46.875], 'FaceColor',[0 0 0]);
rectangle('Position',[1359.38 -750 46.875 46.875], 'FaceColor',[1 1 1]);
rectangle('Position',[656.25 -1359.38 46.875 46.875], 'FaceColor',[1 1 1]);
rectangle('Position',[703.125 -1359.38 46.875 46.875], 'FaceColor',[1 1 1]);
rectangle('Position',[656.25 -1406.25 46.875 46.875], 'FaceColor',[0 0 0]);
rectangle('Position',[703.125 -1406.25 46.875 46.875], 'FaceColor',[0 0 0]);
rectangle('Position',[750 -1359.38 46.875 46.875], 'FaceColor',[1 1 1]);
rectangle('Position',[796.875 -1359.38 46.875 46.875], 'FaceColor',[1 1 1]);
rectangle('Position',[750 -1406.25 46.875 46.875], 'FaceColor',[0 0 0]);
rectangle('Position',[796.875 -1406.25 46.875 46.875], 'FaceColor',[0 0 0]);
rectangle('Position',[1968.75 -1359.38 46.875 46.875], 'FaceColor',[0 0 0]);
rectangle('Position',[2015.62 -1359.38 46.875 46.875], 'FaceColor',[0 0 0]);
rectangle('Position',[1968.75 -1406.25 46.875 46.875], 'FaceColor',[1 1 1]);
rectangle('Position',[2015.62 -1406.25 46.875 46.875], 'FaceColor',[1 1 1]);
rectangle('Position',[1593.75 -2109.38 46.875 46.875], 'FaceColor',[1 1 1]);
rectangle('Position',[1640.62 -2109.38 46.875 46.875], 'FaceColor',[0 0 0]);
rectangle('Position',[1593.75 -2156.25 46.875 46.875], 'FaceColor',[1 1 1]);
rectangle('Position',[1640.62 -2156.25 46.875 46.875], 'FaceColor',[0 0 0]);
rectangle('Position',[1593.75 -2203.12 46.875 46.875], 'FaceColor',[1 1 1]);
rectangle('Position',[1640.62 -2203.12 46.875 46.875], 'FaceColor',[0 0 0]);
rectangle('Position',[1593.75 -2250 46.875 46.875], 'FaceColor',[1 1 1]);
rectangle('Position',[1640.62 -2250 46.875 46.875], 'FaceColor',[0 0 0]);
rectangle('Position',[2250 -2109.38 46.875 46.875], 'FaceColor',[1 1 1]);
rectangle('Position',[2296.88 -2109.38 46.875 46.875], 'FaceColor',[1 1 1]);
rectangle('Position',[2250 -2156.25 46.875 46.875], 'FaceColor',[0 0 0]);
rectangle('Position',[2296.88 -2156.25 46.875 46.875], 'FaceColor',[0 0 0]);
rectangle('Position',[2343.75 -2109.38 46.875 46.875], 'FaceColor',[1 1 1]);
rectangle('Position',[2390.62 -2109.38 46.875 46.875], 'FaceColor',[1 1 1]);
rectangle('Position',[2343.75 -2156.25 46.875 46.875], 'FaceColor',[0 0 0]);
rectangle('Position',[2390.62 -2156.25 46.875 46.875], 'FaceColor',[0 0 0]);
rectangle('Position',[2437.5 -2109.38 46.875 46.875], 'FaceColor',[1 1 1]);
rectangle('Position',[2484.38 -2109.38 46.875 46.875], 'FaceColor',[1 1 1]);
rectangle('Position',[2437.5 -2156.25 46.875 46.875], 'FaceColor',[0 0 0]);
rectangle('Position',[2484.38 -2156.25 46.875 46.875], 'FaceColor',[0 0 0]);
rectangle('Position',[2531.25 -2109.38 46.875 46.875], 'FaceColor',[1 1 1]);
rectangle('Position',[2578.12 -2109.38 46.875 46.875], 'FaceColor',[1 1 1]);
rectangle('Position',[2531.25 -2156.25 46.875 46.875], 'FaceColor',[0 0 0]);
rectangle('Position',[2578.12 -2156.25 46.875 46.875], 'FaceColor',[0 0 0]);
rectangle('Position',[2625 -2109.38 46.875 46.875], 'FaceColor',[1 1 1]);
rectangle('Position',[2671.88 -2109.38 46.875 46.875], 'FaceColor',[1 1 1]);
rectangle('Position',[2625 -2156.25 46.875 46.875], 'FaceColor',[0 0 0]);
rectangle('Position',[2671.88 -2156.25 46.875 46.875], 'FaceColor',[0 0 0]);
rectangle('Position',[2718.75 -2109.38 46.875 46.875], 'FaceColor',[1 1 1]);
rectangle('Position',[2765.62 -2109.38 46.875 46.875], 'FaceColor',[1 1 1]);
rectangle('Position',[2718.75 -2156.25 46.875 46.875], 'FaceColor',[0 0 0]);
rectangle('Position',[2765.62 -2156.25 46.875 46.875], 'FaceColor',[0 0 0]);
rectangle('Position',[2812.5 -2109.38 46.875 46.875], 'FaceColor',[1 1 1]);
rectangle('Position',[2859.38 -2109.38 46.875 46.875], 'FaceColor',[1 1 1]);
rectangle('Position',[2812.5 -2156.25 46.875 46.875], 'FaceColor',[0 0 0]);
rectangle('Position',[2859.38 -2156.25 46.875 46.875], 'FaceColor',[0 0 0]);
rectangle('Position',[1593.75 -2296.88 46.875 46.875], 'FaceColor',[1 1 1]);
rectangle('Position',[1640.62 -2296.88 46.875 46.875], 'FaceColor',[0 0 0]);
rectangle('Position',[1593.75 -2343.75 46.875 46.875], 'FaceColor',[1 1 1]);
rectangle('Position',[1640.62 -2343.75 46.875 46.875], 'FaceColor',[0 0 0]);
rectangle('Position',[1593.75 -2390.62 46.875 46.875], 'FaceColor',[1 1 1]);
rectangle('Position',[1640.62 -2390.62 46.875 46.875], 'FaceColor',[0 0 0]);
rectangle('Position',[1593.75 -2437.5 46.875 46.875], 'FaceColor',[1 1 1]);
rectangle('Position',[1640.62 -2437.5 46.875 46.875], 'FaceColor',[0 0 0]);
rectangle('Position',[1593.75 -2484.38 46.875 46.875], 'FaceColor',[1 1 1]);
rectangle('Position',[1640.62 -2484.38 46.875 46.875], 'FaceColor',[0 0 0]);
rectangle('Position',[1593.75 -2531.25 46.875 46.875], 'FaceColor',[1 1 1]);
rectangle('Position',[1640.62 -2531.25 46.875 46.875], 'FaceColor',[0 0 0]);
rectangle('Position',[1593.75 -2578.12 46.875 46.875], 'FaceColor',[1 1 1]);
rectangle('Position',[1640.62 -2578.12 46.875 46.875], 'FaceColor',[0 0 0]);
rectangle('Position',[1593.75 -2625 46.875 46.875], 'FaceColor',[1 1 1]);
rectangle('Position',[1640.62 -2625 46.875 46.875], 'FaceColor',[0 0 0]);
rectangle('Position',[1593.75 -2671.88 46.875 46.875], 'FaceColor',[1 1 1]);
rectangle('Position',[1640.62 -2671.88 46.875 46.875], 'FaceColor',[0 0 0]);
rectangle('Position',[1593.75 -2718.75 46.875 46.875], 'FaceColor',[1 1 1]);
rectangle('Position',[1640.62 -2718.75 46.875 46.875], 'FaceColor',[0 0 0]);
rectangle('Position',[1593.75 -2765.62 46.875 46.875], 'FaceColor',[1 1 1]);
rectangle('Position',[1640.62 -2765.62 46.875 46.875], 'FaceColor',[0 0 0]);
rectangle('Position',[1593.75 -2812.5 46.875 46.875], 'FaceColor',[1 1 1]);
rectangle('Position',[1640.62 -2812.5 46.875 46.875], 'FaceColor',[0 0 0]);
rectangle('Position',[1593.75 -2859.38 46.875 46.875], 'FaceColor',[1 1 1]);
rectangle('Position',[1640.62 -2859.38 46.875 46.875], 'FaceColor',[0 0 0]);
rectangle('Position',[1593.75 -2906.25 46.875 46.875], 'FaceColor',[1 1 1]);
rectangle('Position',[1640.62 -2906.25 46.875 46.875], 'FaceColor',[0 0 0]);
X=[2800,2800,2625,2343.75,2343.75,2250,2250,1687.5,1312.5,1312.5,1125,937.5,843.75,750,703.125,703.125,703.125,656.25,656.25,562.5,562.5,562.5,562.5,562.5,562.5,375,200];
Y=[-2800,-2800,-2625,-2343.75,-2343.75,-2250,-2250,-1875,-1687.5,-1687.5,-1687.5,-1500,-1406.25,-1359.38,-1359.38,-1359.38,-1359.38,-1406.25,-1500,-1687.5,-1875,-2062.5,-2250,-2437.5,-2625,-2812.5,-2800];
hold on;
plot(X,Y,'r');
legend('9207.43','Location','southoutside');
